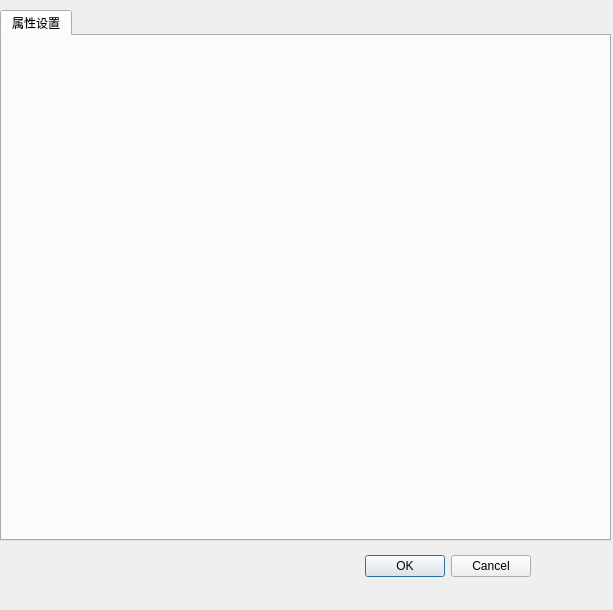
<?xml version="1.0" encoding="UTF-8"?>
<ui version="4.0">
 <class>TextItemDialog</class>
 <widget class="QDialog" name="TextItemDialog">
  <property name="geometry">
   <rect>
    <x>0</x>
    <y>0</y>
    <width>613</width>
    <height>610</height>
   </rect>
  </property>
  <property name="sizePolicy">
   <sizepolicy hsizetype="Fixed" vsizetype="Fixed">
    <horstretch>0</horstretch>
    <verstretch>0</verstretch>
   </sizepolicy>
  </property>
  <property name="windowTitle">
   <string>Dialog</string>
  </property>
  <widget class="QDialogButtonBox" name="buttonBox">
   <property name="geometry">
    <rect>
     <x>190</x>
     <y>550</y>
     <width>341</width>
     <height>32</height>
    </rect>
   </property>
   <property name="orientation">
    <enum>Qt::Horizontal</enum>
   </property>
   <property name="standardButtons">
    <set>QDialogButtonBox::Cancel|QDialogButtonBox::Ok</set>
   </property>
  </widget>
  <widget class="QTabWidget" name="tabWidget">
   <property name="geometry">
    <rect>
     <x>0</x>
     <y>10</y>
     <width>611</width>
     <height>531</height>
    </rect>
   </property>
   <property name="currentIndex">
    <number>0</number>
   </property>
   <widget class="QWidget" name="tab_2">
    <attribute name="title">
     <string>属性设置</string>
    </attribute>
   </widget>
  </widget>
 </widget>
 <resources/>
 <connections>
  <connection>
   <sender>buttonBox</sender>
   <signal>accepted()</signal>
   <receiver>TextItemDialog</receiver>
   <slot>accept()</slot>
   <hints>
    <hint type="sourcelabel">
     <x>248</x>
     <y>254</y>
    </hint>
    <hint type="destinationlabel">
     <x>157</x>
     <y>274</y>
    </hint>
   </hints>
  </connection>
  <connection>
   <sender>buttonBox</sender>
   <signal>rejected()</signal>
   <receiver>TextItemDialog</receiver>
   <slot>reject()</slot>
   <hints>
    <hint type="sourcelabel">
     <x>316</x>
     <y>260</y>
    </hint>
    <hint type="destinationlabel">
     <x>286</x>
     <y>274</y>
    </hint>
   </hints>
  </connection>
 </connections>
</ui>
